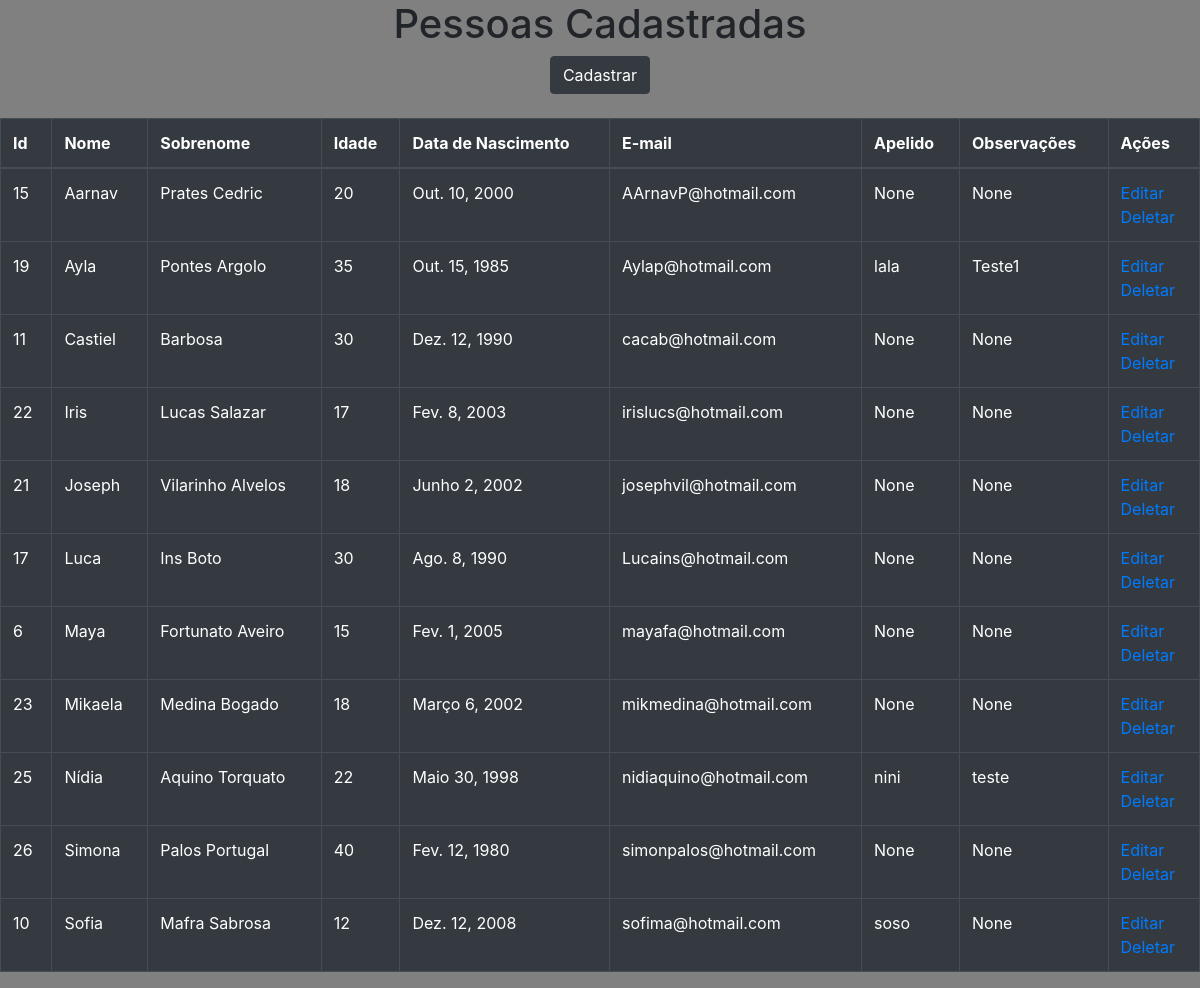
The app's page /listagem with its own data.
### core/models.py (models this page shows)
class Base(models.Model):
    criados = models.DateField('Criação', auto_now_add=True)
    modificado = models.DateField('Atualização', auto_now=True)
    ativo = models.BooleanField('Ativo?', default=True)
    class Meta:
        abstract = True

class Pessoa(Base):
    nome = models.CharField('Nome', max_length=100)
    sobrenome = models.CharField('Sobrenome', max_length= 100)
    idade = models.IntegerField('Idade')
    data_nascimento = models.DateField()
    email = models.EmailField(max_length=250, unique=True)
    apelido = models.CharField('Apelido', max_length=100, blank=True, null=True)
    observacao = models.CharField('Observação', max_length=300, blank=True, null=True)

### core/views.py (the view)
# urls.py: path('listagem', ListagemView.as_view(), name='listagem'),
class ListagemView(TemplateView):
    template_name = 'listagem.html'
    def get_context_data(self, **kwargs):
        context = super(ListagemView, self).get_context_data(**kwargs)
        context['pessoa'] = Pessoa.objects.order_by('nome','sobrenome')
        return context

### core/templates/listagem.html (shortened to what this page needs)
{% load static %}
{% load bootstrap4 %}
<!DOCTYPE html>
<html lang="pt-br">
<head>
    {% bootstrap_css %}
    <link rel="stylesheet" href="{% static 'css/style.css' %}"/>
</head>
<body class="index-content">
    <center><h1>Pessoas Cadastradas</h1></center>
    <center><a type="button" class="btn btn-dark" href="{% url 'cadastro' %}">Cadastrar</a></center>
    <br>
    <table class="table table-bordered table-hover table-dark">
      <thead>
        <tr>
          <th scope="col">Id</th>
          <th scope="col">Nome</th>
          <th scope="col">Sobrenome</th>
          <th scope="col">Idade</th>
          <th scope="col">Data de Nascimento</th>
          <th scope="col">E-mail</th>
          <th scope="col">Apelido</th>
          <th scope="col">Observações</th>
          <th scope="col">Ações</th>
        </tr>
      </thead>
      <tbody>
      {% for p in pessoa %}
        <tr>
          <td>{{ p.id }}</td>
          <td>{{ p.nome }}</td>
          <td>{{ p.sobrenome }}</td>
          <td>{{ p.idade }}</td>
          <td>{{ p.data_nascimento }}</td>
          <td>{{ p.email }}</td>
          <td>{{ p.apelido }}</td>
          <td>{{ p.observacao }}</td>
          <td>
              <a href="{% url 'upd_pessoa' p.pk %}">Editar</a><br>
              <a href="{% url 'del_pessoa' p.pk %}">Deletar</a>
          </td>
        </tr>
      {% endfor %}
      </tbody>
    </table>
</body>
</html>

### core/static/css/style.css (style rules this page uses)
body { margin: 0; }
.index-content { width: 100%; margin: 0 auto; background: #808080; }

### records on screen
Pessoa: id "15", nome "Aarnav", sobrenome "Prates Cedric", idade "20", data_nascimento "Out. 10, 2000", email "AArnavP@hotmail.com", apelido "None", observacao "None"
Pessoa: id "19", nome "Ayla", sobrenome "Pontes Argolo", idade "35", data_nascimento "Out. 15, 1985", email "Aylap@hotmail.com", apelido "lala", observacao "Teste1"
Pessoa: id "11", nome "Castiel", sobrenome "Barbosa", idade "30", data_nascimento "Dez. 12, 1990", email "cacab@hotmail.com", apelido "None", observacao "None"
Pessoa: id "22", nome "Iris", sobrenome "Lucas Salazar", idade "17", data_nascimento "Fev. 8, 2003", email "irislucs@hotmail.com", apelido "None", observacao "None"
Pessoa: id "21", nome "Joseph", sobrenome "Vilarinho Alvelos", idade "18", data_nascimento "Junho 2, 2002", email "josephvil@hotmail.com", apelido "None", observacao "None"
Pessoa: id "17", nome "Luca", sobrenome "Ins Boto", idade "30", data_nascimento "Ago. 8, 1990", email "Lucains@hotmail.com", apelido "None", observacao "None"
Pessoa: id "6", nome "Maya", sobrenome "Fortunato Aveiro", idade "15", data_nascimento "Fev. 1, 2005", email "mayafa@hotmail.com", apelido "None", observacao "None"
Pessoa: id "23", nome "Mikaela", sobrenome "Medina Bogado", idade "18", data_nascimento "Março 6, 2002", email "mikmedina@hotmail.com", apelido "None", observacao "None"
Pessoa: id "25", nome "Nídia", sobrenome "Aquino Torquato", idade "22", data_nascimento "Maio 30, 1998", email "nidiaquino@hotmail.com", apelido "nini", observacao "teste"
Pessoa: id "26", nome "Simona", sobrenome "Palos Portugal", idade "40", data_nascimento "Fev. 12, 1980", email "simonpalos@hotmail.com", apelido "None", observacao "None"
Pessoa: id "10", nome "Sofia", sobrenome "Mafra Sabrosa", idade "12", data_nascimento "Dez. 12, 2008", email "sofima@hotmail.com", apelido "soso", observacao "None"
